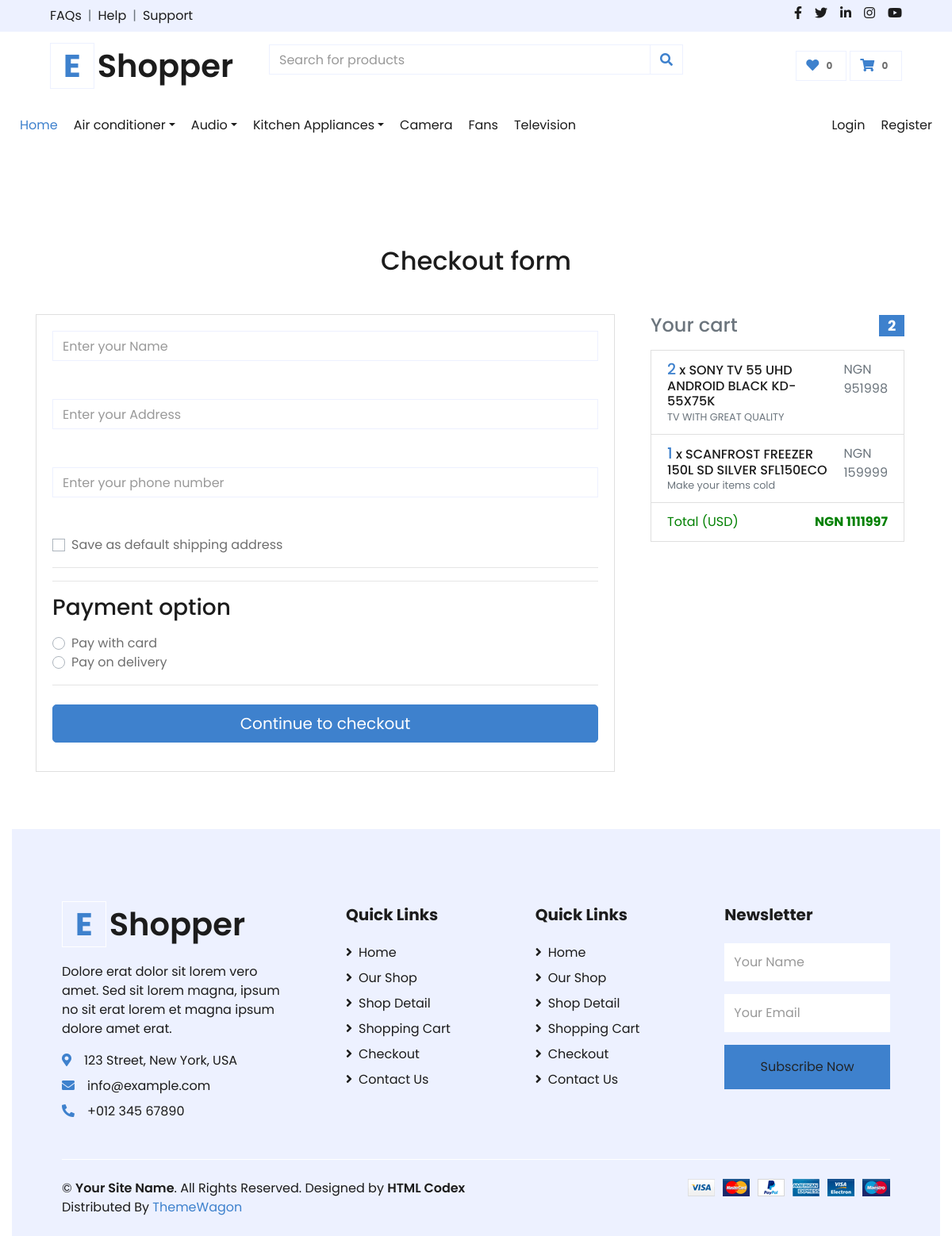
Page /checkout/ (signed in) on the committed database.
### core/models.py (models this page shows, shortened)
class Order(models.Model):
    user = models.ForeignKey(settings.AUTH_USER_MODEL,
                             on_delete=models.CASCADE)
    ref_code = models.CharField(max_length=20, blank=True, null=True)
    items = models.ManyToManyField(OrderItem)
    start_date = models.DateTimeField(auto_now_add=True)
    ordered_date = models.DateTimeField()
    ordered = models.BooleanField(default=False)
    shipping_address = models.ForeignKey(
        'Address', related_name='shipping_address', on_delete=models.SET_NULL, blank=True, null=True)
    billing_address = models.ForeignKey(
        'Address', related_name='billing_address', on_delete=models.SET_NULL, blank=True, null=True)
    payment = models.ForeignKey(
        'Payment', on_delete=models.SET_NULL, blank=True, null=True)
    coupon = models.ForeignKey(
        'Coupon', on_delete=models.SET_NULL, blank=True, null=True)
    being_delivered = models.BooleanField(default=False)
    received = models.BooleanField(default=False)
    refund_requested = models.BooleanField(default=False)
    refund_granted = models.BooleanField(default=False)
    '''
    1. Item added to cart
    2. Adding a billing address
    (Failed checkout)
    3. Payment
    (Preprocessing, processing, packaging etc.)
    4. Being delivered
    5. Received
    6. Refunds
    '''
    def get_total(self):
        total = 0
        for order_item in self.items.all():
            total += order_item.get_final_price()
        if self.coupon:
            total -= self.coupon.amount
        return total

class OrderItem(models.Model):
    user = models.ForeignKey(settings.AUTH_USER_MODEL,
                             on_delete=models.CASCADE)
    ordered = models.BooleanField(default=False)
    item = models.ForeignKey(Item, on_delete=models.CASCADE)
    quantity = models.IntegerField(default=1)
    def get_total_discount_item_price(self):
        return self.quantity * self.item.discount_price
    def get_final_price(self):
        if self.item.discount_price:
            return self.get_total_discount_item_price()
        return self.get_total_item_price()

class Item(models.Model):
    title = models.CharField(max_length=100)
    price = models.IntegerField()
    discount_price = models.IntegerField(blank=True, null=True)
    category = models.CharField(choices=CATEGORY_CHOICES, max_length=2)
    slug = models.SlugField()
    description = models.TextField()
    image = models.ImageField()

### core/views.py (the view, shortened to what this page needs)
# urls.py: path('checkout/', CheckoutView.as_view(), name='checkout'),
class CheckoutView(View):
    def get(self, *args, **kwargs):
        try:
            order = Order.objects.get(user=self.request.user, ordered=False)
            form = CheckoutForm()
            context = {
                'form': form,
                'couponform': CouponForm(),
                'order': order,
                'DISPLAY_COUPON_FORM': True
            }
            shipping_address_qs = Address.objects.filter(
                user=self.request.user,
                address_type='S',
                default=True
            )
            if shipping_address_qs.exists():
                context.update(
                    {'default_shipping_address': shipping_address_qs[0]})
            billing_address_qs = Address.objects.filter(
                user=self.request.user,
                address_type='B',
                default=True
            )
            if billing_address_qs.exists():
                context.update(
                    {'default_billing_address': billing_address_qs[0]})
            return render(self.request, "checkout.html", context)
        except ObjectDoesNotExist:
            messages.info(self.request, "You do not have an active order")
            return redirect("core:checkout")

### core/forms.py
class CheckoutForm(forms.Form):
    shipping_address = forms.CharField(required=False)
    shipping_address2 = forms.CharField(required=False)
    shipping_zip = forms.CharField(required=False)
    billing_address = forms.CharField(required=False)
    billing_address2 = forms.CharField(required=False)
    billing_zip = forms.CharField(required=False)
    same_billing_address = forms.BooleanField(required=False)
    set_default_shipping = forms.BooleanField(required=False)
    use_default_shipping = forms.BooleanField(required=False)
    set_default_billing = forms.BooleanField(required=False)
    use_default_billing = forms.BooleanField(required=False)
    payment_option = forms.ChoiceField(
        widget=forms.RadioSelect, choices=PAYMENT_CHOICES)

class CouponForm(forms.Form):
    code = forms.CharField(widget=forms.TextInput(attrs={
        'class': 'form-control',
        'placeholder': 'Promo code',
        'aria-label': 'Recipient\'s username',
        'aria-describedby': 'basic-addon2'
    }))

### core/templatetags/cart_template_tags.py (called while the page is built)
@register.filter
def cart_item_count(user):
    if user.is_authenticated:
        qs = Order.objects.filter(user=user, ordered=False)
        if qs.exists():
            return qs[0].items.count()
    return 0

### templates/checkout.html (shortened to what this page needs)
{% extends "base2.html" %}
{% block content %}
  <main >
    <div class="container wow fadeIn">
      <h2 class="my-5 h2 text-center">Checkout form</h2>
      <div class="row">
        <div class="col-md-8 mb-4">
          <div class="card">
            <form method="POST" class="card-body">
              <div class='hideable_shipping_form'>
                <div class="md-form mb-5">
                  <input type='text' placeholder='Enter your Name' id='shipping_address' name='name' class='form-control' required="" />
                </div>
                <div class="md-form mb-5">
                  <input type='text' placeholder='Enter your Address' id='shipping_address2' name='shipping_address2' class='form-control' required=""/>
                </div>
                <div class="md-form mb-5">
                  <input type='text' placeholder='Enter your phone number' id='shipping_zip' name='phone' class='form-control' required=""/>
                </div>
                <div class="custom-control custom-checkbox">
                  <label class="custom-control-label" for="set_default_shipping">Save as default shipping address</label>
                </div>
              </div>
              <hr>
              <hr>
              <h3>Payment option</h3>
              <div class="d-block my-3">
                {% for value, name in form.fields.payment_option.choices %}
                <div class="custom-control custom-radio">
                  <label class="custom-control-label" for="{{ name }}">{{ name }}</label>
                </div>
                {% endfor %}
              </div>
              <hr class="mb-4">
              <button class="btn btn-primary btn-lg btn-block" type="submit" style="color: white; background-color: #3e81cd; border-radius:5px;">Continue to checkout</button>
            </form>
          </div>
        </div>
        <div class="col-md-4 mb-4">
          {% include "order_snippet.html" %}
        </div>
      </div>
    </div>
  </main>
{% endblock content %}

### templates/order_snippet.html (shortened to what this page needs)
<div class="col-md-12 mb-4">
    <h4 class="d-flex justify-content-between align-items-center mb-3">
    <span class="text-muted">Your cart</span>
    <span class="badge badge-secondary badge-pill" style="color:white; background-color: #3e81cd;">{{ order.items.count }}</span>
    </h4>
    <ul class="list-group mb-3 z-depth-1">
    {% for order_item in order.items.all %}
    <li class="list-group-item d-flex justify-content-between lh-condensed">
        <div>
        <h6 class="my-0" ><big style="color:#3e81cd">{{ order_item.quantity }}</big> x {{ order_item.item.title}}</h6>
        <small class="text-muted">{{ order_item.item.description}}</small>
        </div>
        <span class="text-muted">NGN {{ order_item.get_final_price }}</span>
    </li>
    {% endfor %}
    <li class="list-group-item d-flex justify-content-between">
        <span style="color:green">Total (USD)</span>
        <strong style="color:green">NGN {{ order.get_total }}</strong>
    </li>
    </ul>
</div>

### rows in the picture
Order: items.count "2", get_total "1111997"
OrderItem: quantity "2", item "SONY TV 55 UHD ANDROID BLACK KD-55X75K", item.description "TV WITH GREAT QUALITY", get_final_price "951998"
OrderItem: quantity "1", item "SCANFROST FREEZER 150L SD SILVER SFL150ECO", item.description "Make your items cold", get_final_price "159999"

### other values in the picture
{{ name }} "Pay with card" "Pay on delivery"
